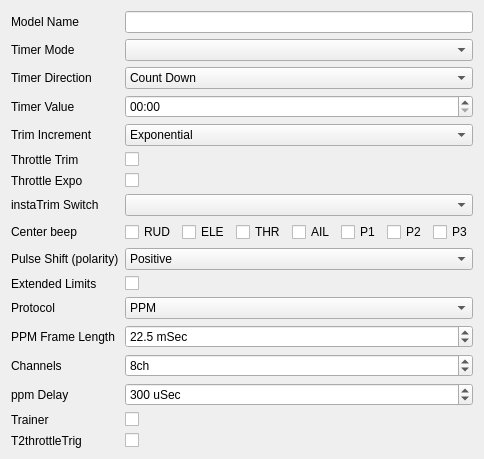
     <widget class="QWidget" name="tabModelSetup">
      <attribute name="title">
       <string>Setup</string>
      </attribute>
      <layout class="QFormLayout" name="formLayout">
       <property name="fieldGrowthPolicy">
        <enum>QFormLayout::AllNonFixedFieldsGrow</enum>
       </property>
       <item row="0" column="0">
        <widget class="QLabel" name="label">
         <property name="text">
          <string>Model Name</string>
         </property>
        </widget>
       </item>
       <item row="0" column="1">
        <widget class="QLineEdit" name="modelNameLE">
         <property name="maxLength">
          <number>10</number>
         </property>
        </widget>
       </item>
       <item row="1" column="0">
        <widget class="QLabel" name="label_2">
         <property name="text">
          <string>Timer Mode</string>
         </property>
        </widget>
       </item>
       <item row="1" column="1">
        <widget class="QComboBox" name="timerModeCB"/>
       </item>
       <item row="2" column="0">
        <widget class="QLabel" name="label_3">
         <property name="text">
          <string>Timer Direction</string>
         </property>
        </widget>
       </item>
       <item row="2" column="1">
        <widget class="QComboBox" name="timerDirCB">
         <item>
          <property name="text">
           <string>Count Down</string>
          </property>
         </item>
         <item>
          <property name="text">
           <string>Count Up</string>
          </property>
         </item>
        </widget>
       </item>
       <item row="3" column="0">
        <widget class="QLabel" name="label_4">
         <property name="text">
          <string>Timer Value</string>
         </property>
        </widget>
       </item>
       <item row="3" column="1">
        <widget class="QTimeEdit" name="timerValTE">
         <property name="accelerated">
          <bool>true</bool>
         </property>
         <property name="currentSection">
          <enum>QDateTimeEdit::MinuteSection</enum>
         </property>
         <property name="displayFormat">
          <string>mm:ss</string>
         </property>
        </widget>
       </item>
       <item row="4" column="0">
        <widget class="QLabel" name="label_10">
         <property name="text">
          <string>Trim Increment</string>
         </property>
        </widget>
       </item>
       <item row="4" column="1">
        <widget class="QComboBox" name="trimIncCB">
         <item>
          <property name="text">
           <string>Exponential</string>
          </property>
         </item>
         <item>
          <property name="text">
           <string>Extra Fine</string>
          </property>
         </item>
         <item>
          <property name="text">
           <string>Fine</string>
          </property>
         </item>
         <item>
          <property name="text">
           <string>Medium</string>
          </property>
         </item>
         <item>
          <property name="text">
           <string>Coarse</string>
          </property>
         </item>
        </widget>
       </item>
       <item row="5" column="0">
        <widget class="QLabel" name="label_7">
         <property name="text">
          <string>Throttle Trim</string>
         </property>
        </widget>
       </item>
       <item row="5" column="1">
        <widget class="QCheckBox" name="thrTrimChkB">
         <property name="text">
          <string/>
         </property>
        </widget>
       </item>
       <item row="6" column="0">
        <widget class="QLabel" name="label_8">
         <property name="text">
          <string>Throttle Expo</string>
         </property>
        </widget>
       </item>
       <item row="6" column="1">
        <widget class="QCheckBox" name="thrExpoChkB">
         <property name="text">
          <string/>
         </property>
        </widget>
       </item>
       <item row="7" column="0">
        <widget class="QLabel" name="label_11">
         <property name="text">
          <string>instaTrim Switch</string>
         </property>
        </widget>
       </item>
       <item row="7" column="1">
        <widget class="QComboBox" name="trimSWCB"/>
       </item>
       <item row="8" column="0">
        <widget class="QLabel" name="label_12">
         <property name="text">
          <string>Center beep</string>
         </property>
        </widget>
       </item>
       <item row="8" column="1">
        <layout class="QGridLayout" name="gridLayout_2">
         <item row="0" column="0">
          <widget class="QCheckBox" name="bcRUDChkB">
           <property name="text">
            <string>RUD</string>
           </property>
          </widget>
         </item>
         <item row="0" column="1">
          <widget class="QCheckBox" name="bcELEChkB">
           <property name="text">
            <string>ELE</string>
           </property>
          </widget>
         </item>
         <item row="0" column="2">
          <widget class="QCheckBox" name="bcTHRChkB">
           <property name="text">
            <string>THR</string>
           </property>
          </widget>
         </item>
         <item row="0" column="3">
          <widget class="QCheckBox" name="bcAILChkB">
           <property name="text">
            <string>AIL</string>
           </property>
          </widget>
         </item>
         <item row="0" column="4">
          <widget class="QCheckBox" name="bcP1ChkB">
           <property name="text">
            <string>P1</string>
           </property>
          </widget>
         </item>
         <item row="0" column="5">
          <widget class="QCheckBox" name="bcP2ChkB">
           <property name="text">
            <string>P2</string>
           </property>
          </widget>
         </item>
         <item row="0" column="6">
          <widget class="QCheckBox" name="bcP3ChkB">
           <property name="text">
            <string>P3</string>
           </property>
          </widget>
         </item>
        </layout>
       </item>
       <item row="9" column="0">
        <widget class="QLabel" name="label_13">
         <property name="text">
          <string>Pulse Shift (polarity)</string>
         </property>
        </widget>
       </item>
       <item row="9" column="1">
        <widget class="QComboBox" name="pulsePolCB">
         <item>
          <property name="text">
           <string>Positive</string>
          </property>
         </item>
         <item>
          <property name="text">
           <string>Negative</string>
          </property>
         </item>
        </widget>
       </item>
       <item row="10" column="0">
        <widget class="QLabel" name="label_55">
         <property name="text">
          <string>Extended Limits</string>
         </property>
        </widget>
       </item>
       <item row="10" column="1">
        <widget class="QCheckBox" name="extendedLimitsChkB">
         <property name="text">
          <string/>
         </property>
        </widget>
       </item>
       <item row="11" column="0">
        <widget class="QLabel" name="label_5">
         <property name="text">
          <string>Protocol</string>
         </property>
        </widget>
       </item>
       <item row="11" column="1">
        <widget class="QComboBox" name="protocolCB">
         <item>
          <property name="text">
           <string notr="true">PPM</string>
          </property>
         </item>
         <item>
          <property name="text">
           <string notr="true">Silver A</string>
          </property>
         </item>
         <item>
          <property name="text">
           <string notr="true">Silver B</string>
          </property>
         </item>
         <item>
          <property name="text">
           <string notr="true">Silver C</string>
          </property>
         </item>
         <item>
          <property name="text">
           <string notr="true">Trac 09</string>
          </property>
         </item>
        </widget>
       </item>
       <item row="13" column="0">
        <widget class="QLabel" name="label_6">
         <property name="text">
          <string>Channels</string>
         </property>
        </widget>
       </item>
       <item row="13" column="1">
        <widget class="QSpinBox" name="numChannelsSB">
         <property name="suffix">
          <string>ch</string>
         </property>
         <property name="minimum">
          <number>4</number>
         </property>
         <property name="maximum">
          <number>16</number>
         </property>
         <property name="singleStep">
          <number>2</number>
         </property>
         <property name="value">
          <number>8</number>
         </property>
        </widget>
       </item>
       <item row="14" column="0">
        <widget class="QLabel" name="label_9">
         <property name="text">
          <string>ppm Delay</string>
         </property>
        </widget>
       </item>
       <item row="14" column="1">
        <widget class="QSpinBox" name="ppmDelaySB">
         <property name="suffix">
          <string> uSec</string>
         </property>
         <property name="minimum">
          <number>100</number>
         </property>
         <property name="maximum">
          <number>800</number>
         </property>
         <property name="singleStep">
          <number>50</number>
         </property>
         <property name="value">
          <number>300</number>
         </property>
        </widget>
       </item>
       <item row="12" column="1">
        <widget class="QDoubleSpinBox" name="ppmFrameLengthDSB">
         <property name="suffix">
          <string> mSec</string>
         </property>
         <property name="decimals">
          <number>1</number>
         </property>
         <property name="minimum">
          <double>12.500000000000000</double>
         </property>
         <property name="maximum">
          <double>32.500000000000000</double>
         </property>
         <property name="singleStep">
          <double>0.500000000000000</double>
         </property>
         <property name="value">
          <double>22.500000000000000</double>
         </property>
        </widget>
       </item>
       <item row="12" column="0">
        <widget class="QLabel" name="label_113">
         <property name="text">
          <string>PPM Frame Length</string>
         </property>
        </widget>
       </item>
       <item row="15" column="0">
        <widget class="QLabel" name="label_114">
         <property name="text">
          <string>Trainer</string>
         </property>
        </widget>
       </item>
       <item row="16" column="0">
        <widget class="QLabel" name="label_115">
         <property name="text">
          <string>T2throttleTrig</string>
         </property>
        </widget>
       </item>
       <item row="15" column="1">
        <widget class="QCheckBox" name="TrainerChkB">
         <property name="text">
          <string/>
         </property>
        </widget>
       </item>
       <item row="16" column="1">
        <widget class="QCheckBox" name="T2ThrTrgChkB">
         <property name="text">
          <string/>
         </property>
        </widget>
       </item>
      </layout>
     </widget>
